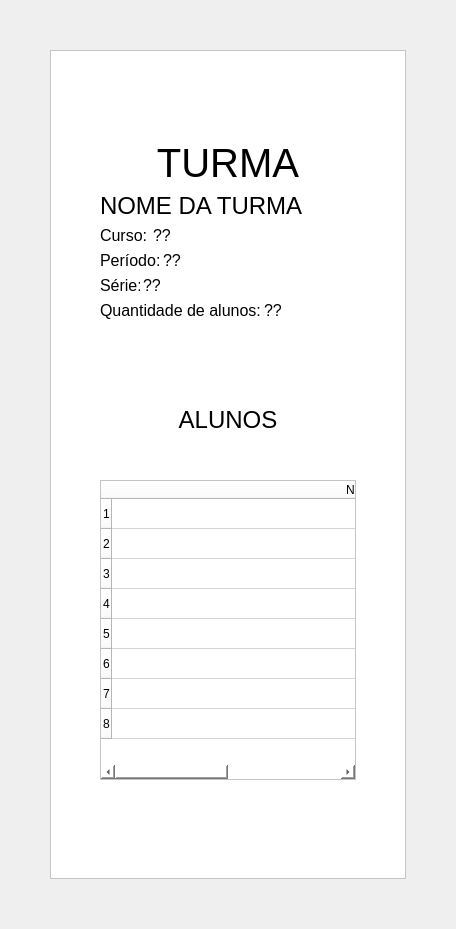
         <widget class="QWidget" name="pg_Turma">
          <layout class="QGridLayout" name="gridLayout_15">
           <property name="leftMargin">
            <number>50</number>
           </property>
           <property name="topMargin">
            <number>50</number>
           </property>
           <property name="rightMargin">
            <number>50</number>
           </property>
           <property name="bottomMargin">
            <number>50</number>
           </property>
           <property name="spacing">
            <number>0</number>
           </property>
           <item row="0" column="0">
            <widget class="QFrame" name="frame_8">
             <property name="styleSheet">
              <string notr="true">background-color: rgb(255, 255, 255);</string>
             </property>
             <property name="frameShape">
              <enum>QFrame::StyledPanel</enum>
             </property>
             <property name="frameShadow">
              <enum>QFrame::Raised</enum>
             </property>
             <layout class="QGridLayout" name="gridLayout_16">
              <item row="0" column="0">
               <widget class="QWidget" name="widget_13" native="true">
                <layout class="QGridLayout" name="gridLayout_17">
                 <property name="leftMargin">
                  <number>40</number>
                 </property>
                 <property name="topMargin">
                  <number>80</number>
                 </property>
                 <property name="rightMargin">
                  <number>40</number>
                 </property>
                 <item row="1" column="0">
                  <layout class="QVBoxLayout" name="verticalLayout_15">
                   <item>
                    <widget class="QLabel" name="lbl_NomeTurma_PgDadosTurma">
                     <property name="font">
                      <font>
                       <family>Arial</family>
                       <pointsize>18</pointsize>
                      </font>
                     </property>
                     <property name="text">
                      <string>NOME DA TURMA</string>
                     </property>
                    </widget>
                   </item>
                   <item>
                    <layout class="QHBoxLayout" name="horizontalLayout_13">
                     <property name="spacing">
                      <number>3</number>
                     </property>
                     <item>
                      <widget class="QLabel" name="label_30">
                       <property name="maximumSize">
                        <size>
                         <width>50</width>
                         <height>16777215</height>
                        </size>
                       </property>
                       <property name="font">
                        <font>
                         <family>Arial</family>
                         <pointsize>12</pointsize>
                        </font>
                       </property>
                       <property name="text">
                        <string>Curso:</string>
                       </property>
                      </widget>
                     </item>
                     <item>
                      <widget class="QLabel" name="lbl_NomeCurso_PgDadosTurma">
                       <property name="font">
                        <font>
                         <family>Arial</family>
                         <pointsize>12</pointsize>
                        </font>
                       </property>
                       <property name="text">
                        <string>??</string>
                       </property>
                      </widget>
                     </item>
                    </layout>
                   </item>
                   <item>
                    <layout class="QHBoxLayout" name="horizontalLayout_14">
                     <property name="spacing">
                      <number>3</number>
                     </property>
                     <item>
                      <widget class="QLabel" name="label_31">
                       <property name="maximumSize">
                        <size>
                         <width>60</width>
                         <height>16777215</height>
                        </size>
                       </property>
                       <property name="font">
                        <font>
                         <family>Arial</family>
                         <pointsize>12</pointsize>
                        </font>
                       </property>
                       <property name="text">
                        <string>Período:</string>
                       </property>
                      </widget>
                     </item>
                     <item>
                      <widget class="QLabel" name="lbl_Periodo_PgDadosTurma">
                       <property name="font">
                        <font>
                         <family>Arial</family>
                         <pointsize>12</pointsize>
                        </font>
                       </property>
                       <property name="text">
                        <string>??</string>
                       </property>
                      </widget>
                     </item>
                    </layout>
                   </item>
                   <item>
                    <layout class="QHBoxLayout" name="horizontalLayout_15">
                     <property name="spacing">
                      <number>3</number>
                     </property>
                     <item>
                      <widget class="QLabel" name="label_32">
                       <property name="maximumSize">
                        <size>
                         <width>40</width>
                         <height>16777215</height>
                        </size>
                       </property>
                       <property name="font">
                        <font>
                         <family>Arial</family>
                         <pointsize>12</pointsize>
                        </font>
                       </property>
                       <property name="text">
                        <string>Série:</string>
                       </property>
                      </widget>
                     </item>
                     <item>
                      <widget class="QLabel" name="lbl_Serie_PgDadosTurma">
                       <property name="font">
                        <font>
                         <family>Arial</family>
                         <pointsize>12</pointsize>
                        </font>
                       </property>
                       <property name="text">
                        <string>??</string>
                       </property>
                      </widget>
                     </item>
                    </layout>
                   </item>
                   <item>
                    <layout class="QHBoxLayout" name="horizontalLayout_16">
                     <property name="spacing">
                      <number>3</number>
                     </property>
                     <item>
                      <widget class="QLabel" name="label_33">
                       <property name="maximumSize">
                        <size>
                         <width>161</width>
                         <height>16777215</height>
                        </size>
                       </property>
                       <property name="font">
                        <font>
                         <family>Arial</family>
                         <pointsize>12</pointsize>
                        </font>
                       </property>
                       <property name="text">
                        <string>Quantidade de alunos:</string>
                       </property>
                      </widget>
                     </item>
                     <item>
                      <widget class="QLabel" name="lbl_QtdAlunos_PgDadosTurma">
                       <property name="font">
                        <font>
                         <family>Arial</family>
                         <pointsize>12</pointsize>
                        </font>
                       </property>
                       <property name="text">
                        <string>??</string>
                       </property>
                      </widget>
                     </item>
                    </layout>
                   </item>
                  </layout>
                 </item>
                 <item row="0" column="0">
                  <widget class="QLabel" name="label_34">
                   <property name="maximumSize">
                    <size>
                     <width>16777215</width>
                     <height>50</height>
                    </size>
                   </property>
                   <property name="font">
                    <font>
                     <family>Arial</family>
                     <pointsize>30</pointsize>
                    </font>
                   </property>
                   <property name="text">
                    <string>TURMA</string>
                   </property>
                   <property name="alignment">
                    <set>Qt::AlignCenter</set>
                   </property>
                  </widget>
                 </item>
                 <item row="3" column="0">
                  <spacer name="verticalSpacer_26">
                   <property name="orientation">
                    <enum>Qt::Vertical</enum>
                   </property>
                   <property name="sizeHint" stdset="0">
                    <size>
                     <width>20</width>
                     <height>40</height>
                    </size>
                   </property>
                  </spacer>
                 </item>
                 <item row="2" column="0">
                  <layout class="QVBoxLayout" name="verticalLayout_16">
                   <item>
                    <spacer name="verticalSpacer_25">
                     <property name="orientation">
                      <enum>Qt::Vertical</enum>
                     </property>
                     <property name="sizeHint" stdset="0">
                      <size>
                       <width>20</width>
                       <height>40</height>
                      </size>
                     </property>
                    </spacer>
                   </item>
                   <item>
                    <spacer name="verticalSpacer_23">
                     <property name="orientation">
                      <enum>Qt::Vertical</enum>
                     </property>
                     <property name="sizeHint" stdset="0">
                      <size>
                       <width>20</width>
                       <height>40</height>
                      </size>
                     </property>
                    </spacer>
                   </item>
                   <item>
                    <widget class="QLabel" name="label_35">
                     <property name="font">
                      <font>
                       <family>Arial</family>
                       <pointsize>18</pointsize>
                      </font>
                     </property>
                     <property name="text">
                      <string>ALUNOS</string>
                     </property>
                     <property name="alignment">
                      <set>Qt::AlignCenter</set>
                     </property>
                    </widget>
                   </item>
                   <item>
                    <spacer name="verticalSpacer_27">
                     <property name="orientation">
                      <enum>Qt::Vertical</enum>
                     </property>
                     <property name="sizeHint" stdset="0">
                      <size>
                       <width>20</width>
                       <height>40</height>
                      </size>
                     </property>
                    </spacer>
                   </item>
                   <item>
                    <widget class="QTableWidget" name="tbl_Alunos">
                     <property name="minimumSize">
                      <size>
                       <width>0</width>
                       <height>300</height>
                      </size>
                     </property>
                     <property name="maximumSize">
                      <size>
                       <width>16777215</width>
                       <height>450</height>
                      </size>
                     </property>
                     <property name="rowCount">
                      <number>8</number>
                     </property>
                     <attribute name="horizontalHeaderDefaultSectionSize">
                      <number>500</number>
                     </attribute>
                     <row/>
                     <row/>
                     <row/>
                     <row/>
                     <row/>
                     <row/>
                     <row/>
                     <row/>
                     <column>
                      <property name="text">
                       <string>Nome</string>
                      </property>
                     </column>
                     <column>
                      <property name="text">
                       <string>RM</string>
                      </property>
                     </column>
                    </widget>
                   </item>
                  </layout>
                 </item>
                 <item row="4" column="0">
                  <spacer name="verticalSpacer_24">
                   <property name="orientation">
                    <enum>Qt::Vertical</enum>
                   </property>
                   <property name="sizeHint" stdset="0">
                    <size>
                     <width>20</width>
                     <height>40</height>
                    </size>
                   </property>
                  </spacer>
                 </item>
                </layout>
               </widget>
              </item>
             </layout>
            </widget>
           </item>
          </layout>
         </widget>
